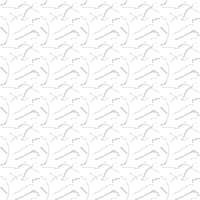

A 2D game scene composited from a Tiled map and its tileset images. What follows is a short description and the map's XML, with every tile layer's data as written:
An orthogonal 5x5 tile map with 40x40 px tiles, 1 tile layer (tiles) and 8 objects (4x transition, warpy).

<map version="1.10" tiledversion="1.11.0" orientation="orthogonal" renderorder="right-down" width="5" height="5" tilewidth="40" tileheight="40" infinite="0" nextlayerid="7" nextobjectid="12">
 <tileset firstgid="1" source="../tilesets/forest.tsx" />
 <layer id="1" name="tiles" width="5" height="5">
  <data encoding="csv">
21,21,21,21,21,
21,21,21,21,21,
21,21,21,21,21,
21,21,21,21,21,
21,21,21,21,21
</data>
 </layer>
 <objectgroup id="3" name="text">
  <object id="4" x="0" y="0" width="200" height="80">
   <text wrap="1">i am gastr d w gsostor
be scared</text>
  </object>
 </objectgroup>
 <objectgroup id="4" name="collision">
  <object id="5" x="0" y="0" width="160" height="40" />
  <object id="6" x="0" y="40" width="80" height="40" />
 </objectgroup>
 <objectgroup id="5" name="objects">
  <object id="7" name="transition" x="200" y="-40" width="80" height="281">
   <properties>
    <property name="map" value="forest3" />
    <property name="marker" value="entry666GASTERSENTRY" />
   </properties>
  </object>
  <object id="8" name="transition" x="-40" y="-280" width="240" height="281">
   <properties>
    <property name="map" value="forest3" />
    <property name="marker" value="entry666GASTERSENTRY" />
   </properties>
  </object>
  <object id="9" name="transition" x="-80" y="-40" width="80" height="281">
   <properties>
    <property name="map" value="forest3" />
    <property name="marker" value="entry666GASTERSENTRY" />
   </properties>
  </object>
  <object id="10" name="transition" x="0" y="200" width="200" height="281">
   <properties>
    <property name="map" value="forest3" />
    <property name="marker" value="entry666GASTERSENTRY" />
   </properties>
  </object>
 </objectgroup>
 <objectgroup id="6" name="markers">
  <object id="11" name="warpy" x="120" y="120">
   <point />
  </object>
 </objectgroup>
</map>
